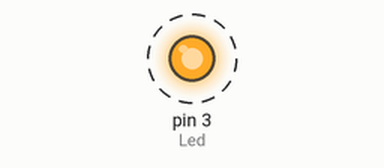
This sketch was run on a simulated Arduino Uno, built with avr-gcc and run on an emulated ATmega328P. Parts: output pins drawn as LEDs (lit = HIGH). Dashed ring = blinking.

Above: at 0.2 s.
Timing chart, 0 to 4.6 s (numbered marks = the images above):
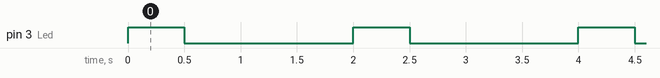

Measured:
- by itself, pin 3 (Led): alternates HIGH for 0.50 s and LOW for 1.5 s

The sketch:

Q1.ino
```cpp
int Led=3;
void setup() {
  pinMode(Led, OUTPUT);
  digitalWrite(Led, LOW);
}

void loop() {
  digitalWrite(Led, HIGH);
  delay(500);
  digitalWrite(Led, LOW);
  delay(1500);
}
```
